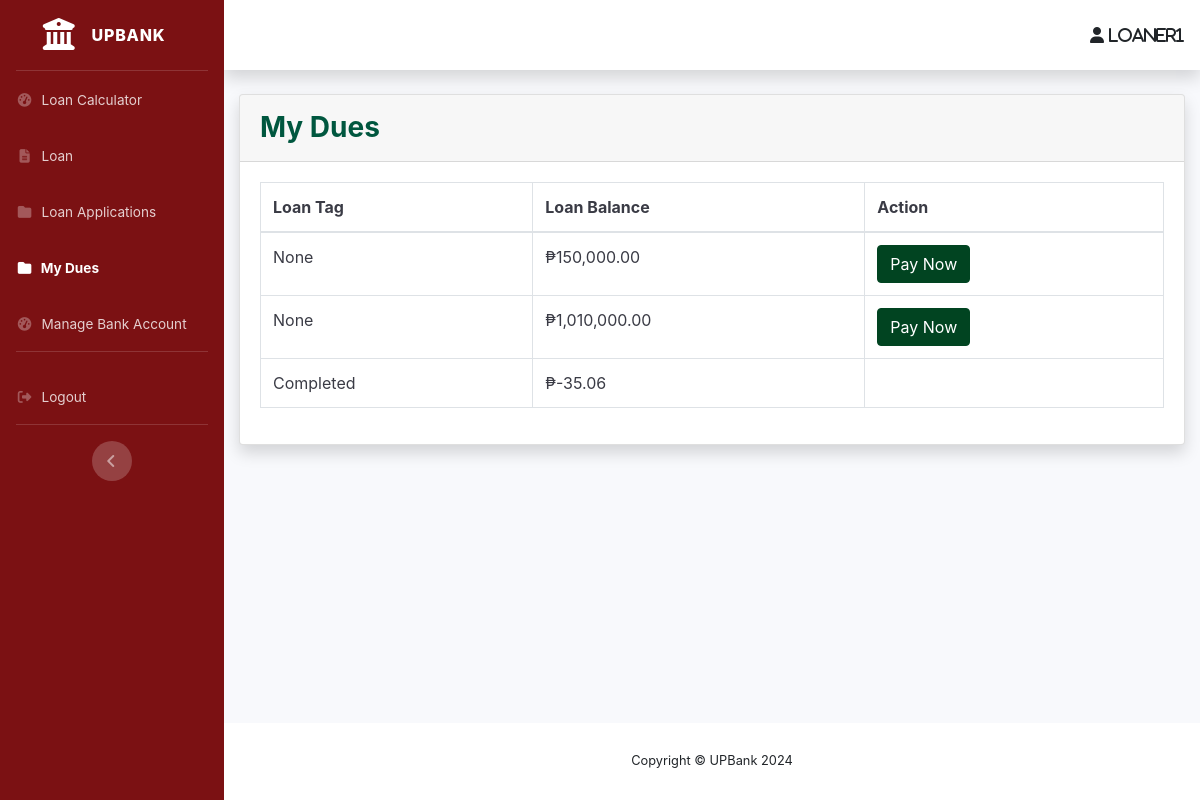
Screenshot of /create-manage-account/my-dues/ (signed in) with the database file from the repository.
### loans_borrower/models.py (models this page shows, shortened)
class Loans(models.Model):
    STATUS = (
        ('For Review', 'For Review'),
        ('Approved', 'Approved'),
        ('Rejected', 'Rejected'),
    )
    CIV_STATUS = (
        ('Married', 'Married'),
        ('Separated', 'Separated'),
        ('Single', 'Single'),
        ('Widower', 'Widower'),
    )
    LEN_STAY = (
        ('Months', 'Months'),
        ('Years', 'Years'),
    )
    HOME_OWN = (
        ('Mortgage', 'Mortgage'),
        ('Rented', 'Rented'),
        ('Owned', 'Owned'),
        ('Used Free/Living with Parents/Relatives', 'Used Free/Living with Parents/Relatives'),
    )
    PHONE_TYPE = (
        ('Home', 'Home'),
        ('Mobile', 'Mobile'),
    )
    PRIME_INCOME = (
        ('Employment', 'Employment'),
        ('Business', 'Business'),
    )
    EMP_TYPE = (
        ('Local(Government)', 'Local(Government)'),
        ('Local(Private)', 'Local(Private)'),
        ('OFW Non-Immigrant(Government)', 'OFW Non-Immigrant(Government)'),
        ('OFW Non-Immigrant(Private)', 'OFW Non-Immigrant(Private)'),
    )
    LOAN_TAG = (
        ('Pending', 'Pending'),
        ('Delinquent', 'Delinquent'),
        ('In-Loan Default', 'In-Loan Default'),
        ('Completed', 'Completed'),
    )
    app_date = models.DateTimeField(null=True, blank=True)
    status = models.CharField(default='For Review',max_length=100, choices=STATUS, null=True)
    make = models.CharField(max_length=100, null=True, blank=False)
    model = models.CharField(max_length=100, null=True, blank=False)
    sell_price = models.DecimalField(max_digits=50, decimal_places=2, null=True, blank=False)
    dp_percent = models.PositiveIntegerField(null=True, blank=False)
    dp_amt = models.DecimalField(max_digits=50, decimal_places=2, null=True, blank=False)
    loan_amt = models.DecimalField(max_digits=50, decimal_places=2, null=True, blank=False)
    no_of_payments = models.IntegerField(null=True, blank=False)
    loan_bal = models.DecimalField(default=0,max_digits=50, decimal_places=2, null=True, blank=True)
    user = models.ForeignKey(User, on_delete=models.CASCADE, null=True, blank=True)
    first_name = models.CharField(max_length=100, null=True, blank=False)
    middle_name = models.CharField(max_length=100, null=True, blank=True)
    last_name = models.CharField(max_length=100, null=True, blank=False)
    birthdate = models.DateField(null=True, blank=False)
    civ_status = models.CharField(max_length=100, choices=CIV_STATUS, null=True, blank=False)
    unit_no = models.CharField(max_length=100, null=True, blank=False)
    condo_name = models.CharField(max_length=100, null=True, blank=True)
    street = models.CharField(max_length=100, null=True, blank=False)
    subdiv_brgy = models.CharField(max_length=100, null=True, blank=False)
    city = models.CharField(max_length=100, null=True, blank=False)
    municip_prov = models.CharField(max_length=100, null=True, blank=False)
    country = models.CharField(max_length=100, null=True, blank=False)
    len_stay = models.CharField(max_length=100, choices=LEN_STAY, null=True, blank=False)
    len_stay_num = models.IntegerField(null=True, blank=False)
    home_own = models.CharField(max_length=100, choices=HOME_OWN, null=True, blank=False)
    phone_type = models.CharField(max_length=100, choices=PHONE_TYPE, null=True, blank=False)
    home_num = models.CharField(max_length=100, null=True, blank=True)
    mobile_num = PhoneNumberField(max_length=100, null=True, blank=True)
    email_add = models.CharField(max_length=100, null=True, blank=False)
    prime_income = models.CharField(max_length=100, choices=PRIME_INCOME, null=True, blank=False)
    emp_type = models.CharField(max_length=100, choices=EMP_TYPE, null=True, blank=True)
    emp_name = models.CharField(max_length=100, null=True, blank=True)
    job_pos = models.CharField(max_length=100, null=True, blank=True)
    emp_tenure = models.CharField(max_length=100, choices=LEN_STAY, null=True, blank=True)
    emp_tenure_num = models.IntegerField(null=True, blank=True)
    emp_monthly_income = models.DecimalField(max_digits=50, decimal_places=2, null=True, blank=True)
    emp_work_no = models.CharField(max_length=100, null=True, blank=True)
    bsns_type = models.CharField(default="Self-Employed", max_length=100, null=True, blank=True)
    bsns_name = models.CharField(max_length=100, null=True, blank=True)
    bsns_tenure = models.CharField(max_length=100, choices=LEN_STAY, null=True, blank=True)
    bsns_tenure_num = models.IntegerField(null=True, blank=True)
    bsns_monthly_income = models.DecimalField(max_digits=50, decimal_places=2, null=True, blank=True)
    bsns_work_no = models.CharField(max_length=100, null=True, blank=True)
    bsns_unit_no = models.CharField(max_length=100, null=True, blank=True)
    bsns_condo_name = models.CharField(max_length=100, null=True, blank=True)
    bsns_street = models.CharField(max_length=100, null=True, blank=True)
    bsns_subdiv_brgy = models.CharField(max_length=100, null=True, blank=True)
    bsns_city = models.CharField(max_length=100, null=True, blank=True)
    bsns_municip_prov = models.CharField(max_length=100, null=True, blank=True)
    bsns_country = models.CharField(max_length=100, null=True, blank=True)
    loan_docs = models.FileField(upload_to='loan_docs/', null=True, blank=True)
    loan_tag = models.CharField(default='Pending', max_length=100, choices=LOAN_TAG, null=True, blank=True)

### create_manage_acc/views.py (the view)
# urls.py: path('my-dues/', views.my_dues, name='my_dues'),
def my_dues(request):
    user = request.user
    loans = Loans.objects.filter(user=user, status='Approved').order_by('-app_date')  # Adjust the filter as necessary
    return render(request, 'create_manage_acc/my_dues.html', {'loans': loans})

### bank_officer/templatetags/auth_extras.py (called while the page is built)
@register.filter(name='has_group')
def has_group(user, group_name):
    group = Group.objects.get(name=group_name)
    return True if group in user.groups.all() else False

### create_manage_acc/templates/create_manage_acc/my_dues.html (shortened to what this page needs)
{% extends 'navbar/navbar.html' %}
{% load static %}
{% load humanize %}
{% block content %}
<div class="card shadow mb-4">
    <div class="card-header py-3">
        <h3 class="m-0 font-weight-bold" style="color:#00573f">My Dues</h3>
    </div>
    <div class="card-body">
        <div class="table-responsive">
            <table class="table table-bordered text-gray-900" id="dataTable" width="100%" cellspacing="0">
                <thead>
                    <tr>
                        <th>Loan Tag</th>
                        <th>Loan Balance</th>
                        <th>Action</th>
                    </tr>
                </thead>
                <tbody>
                    {% for loan in loans %}
                    <tr>
                        <td>{{ loan.loan_tag }}</td>
                        <td>₱{{ loan.loan_bal|intcomma }}</td>
                        <td>
                            {% if loan.loan_tag != "Completed" %}
                            <form method="post" action="{% url 'pay_due' loan.id %}">
                                <button type="submit" class="btn btn-success login-button" style="background-color: #014421 !important; border-color: #014421;">
                                    Pay Now
                                </button>
                            </form>
                            {% endif %}
                        </td>
                    </tr>
                    {% endfor %}
                </tbody>
            </table>
        </div>
    </div>
</div>
{% endblock content %}

### navbar/templates/navbar/navbar.html (shortened to what this page needs)
{% load auth_extras %}
{% load static %}
<!DOCTYPE html>
<html lang="en">
<head>
    <link rel="stylesheet" href="https://use.fontawesome.com/releases/v6.4.0/css/all.css">
    <link href="{% static 'vendor/fontawesome-free/css/all.min.css' %}" rel="stylesheet" type="text/css">
    <link href="{% static 'css/sb-admin-2.min.css' %}" rel="stylesheet">
    <link href="{% static 'vendor/datatables/dataTables.bootstrap4.min.css' %}" rel="stylesheet">
    <link href="https://stackpath.bootstrapcdn.com/bootstrap/4.3.1/css/bootstrap.min.css" rel="stylesheet">
</head>
<body id="page-top">
    <div id="wrapper">
        <ul class="navbar-nav bg-gradient-primary sidebar sidebar-dark accordion" style="background:#7b1113" id="accordionSidebar">
            <a class="sidebar-brand d-flex align-items-center justify-content-center" href="#">
                <div class="sidebar-brand-icon"><i class="fa fa-building-columns"></i></div>
                <div class="sidebar-brand-text mx-3">UPBank</div>
            </a>
            <hr class="sidebar-divider my-0">
            <li class="nav-item {% if request.resolver_match.view_name == 'loan-calculator' %}active{% endif %}">
                <a class="nav-link" href="{% url 'loan-calculator' %}">
                    <i class="fas fa-fw fa-tachometer-alt"></i>
                    <span>Loan Calculator</span></a>
            </li>
            <li class="nav-item">
                {% if not user.is_authenticated %}
                <li class="nav-item {% if request.resolver_match.view_name == 'login' %}active{% endif %}">
                    <a class="nav-link" href="{% url 'login' %}">
                        <i class="fas fa-fw fa-cog"></i>
                        <span>Login</span></a>
                <li class="nav-item {% if request.resolver_match.view_name == 'register' %}active{% endif %}">
                    <a class="nav-link" href="{% url 'register' %}">
                        <i class="fas fa-fw fa-table"></i>
                        <span>Register</span></a>
                </li>
                {% else %}
                    {% if request.user|has_group:"borrower" %}
                    <li class="nav-item {% if request.resolver_match.view_name == 'loan-apply' %}active{% endif %}">
                    <a class="nav-link" href="{% url 'loan-apply' %}">
                        <i class="fas fa-fw fa-file-alt"></i>
                        <span>Loan</span></a>
                    </li>
                    <li class="nav-item {% if request.resolver_match.view_name == 'view-loan-apps' %}active{% endif %}">
                    <a class="nav-link" href="{% url 'view-loan-apps' %}">
                        <i class="fas fa-fw fa-folder"></i>
                        <span>Loan Applications</span></a>
                    </li>
                    <li class="nav-item {% if request.resolver_match.view_name == 'my_dues' %}active{% endif %}">
                        <a class="nav-link" href="{% url 'my_dues' %}">
                            <i class="fas fa-fw fa-folder"></i>
                            <span>My Dues</span></a>
                        </li>
                        {% if request.user|has_group:"hasbankaccount" %}
                        <li class="nav-item {% if request.resolver_match.view_name == 'deposit-money' %}active{% endif %}">
                            <a class="nav-link" href="{% url 'deposit-money' %}">
                                <i class="fas fa-fw fa-tachometer-alt"></i>
                                <span>Manage Bank Account</span></a>
                        </li>
                        {% endif %}
                    {% endif %}
                {% endif %}
            </li>
            {% if user.is_authenticated %}
            <hr class="sidebar-divider">
            <li class="nav-item">
                <a class="nav-link" href="{% url 'logout' %}">
                    <i class="fas fa-fw fa-sign-out-alt"></i>
                    <span>Logout</span></a>
            </li>
            {% endif %}
            <hr class="sidebar-divider d-none d-md-block">
            <div class="text-center d-none d-md-inline">
                <button class="rounded-circle border-0" id="sidebarToggle"></button>
            </div>
        </ul>
        <div id="content-wrapper" class="d-flex flex-column">
            <div id="content">
                <nav class="navbar navbar-expand navbar-light bg-white topbar mb-4 static-top shadow">
                    <ul class="navbar-nav ml-auto">
                        <i class="fa-solid fa-user" onclick="location.href='{% url 'profile' %}'" title="View Profile" style="cursor: pointer;"> {{user.username}}</i>
                    </ul>
                </nav>
                <div class="container-fluid">
                    {% block content %}
                    {% endblock content %}
                </div>
            </div>
            <footer class="sticky-footer bg-white">
                <div class="container my-auto">
                    <div class="copyright text-center my-auto">
                        <span>Copyright &copy; UPBank 2024</span>
                    </div>
                </div>
            </footer>
        </div>
    </div>
</body>
</html>

### create_manage_acc/templates/create_manage_acc/my_dues.html (style rules this page uses)
.table-responsive table { color: #343434; }

### rows the page displays
Loans: loan_tag "None", loan_bal "150,000.00", shows "Pay Now"
Loans: loan_tag "None", loan_bal "1,010,000.00", shows "Pay Now"
Loans: loan_tag "Completed", loan_bal "-35.06"

### other values shown
{{ user.username }} "loaner1"
